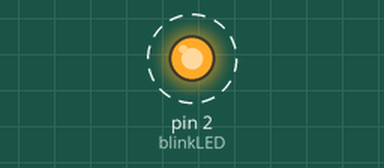
This sketch was run on a simulated Arduino Uno, built with avr-gcc and run on an emulated ATmega328P. On the bench: output pins drawn as LEDs (lit = HIGH). Dashed ring = blinking.

Above: at 0.2 s.
Timing chart, 0 to 4.6 s (numbered marks = the images above):
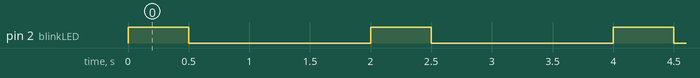

Measured:
- by itself, pin 2 (blinkLED): alternates HIGH for 0.50 s and LOW for 1.5 s

The sketch:

Sheet1_Q1.ino
```cpp
int blinkLED=2;

void setup() {
  pinMode(blinkLED,OUTPUT);

}

void loop() {
  digitalWrite(blinkLED,HIGH);
  delay(500);
  digitalWrite(blinkLED,LOW);
  delay(1500);

}
```
